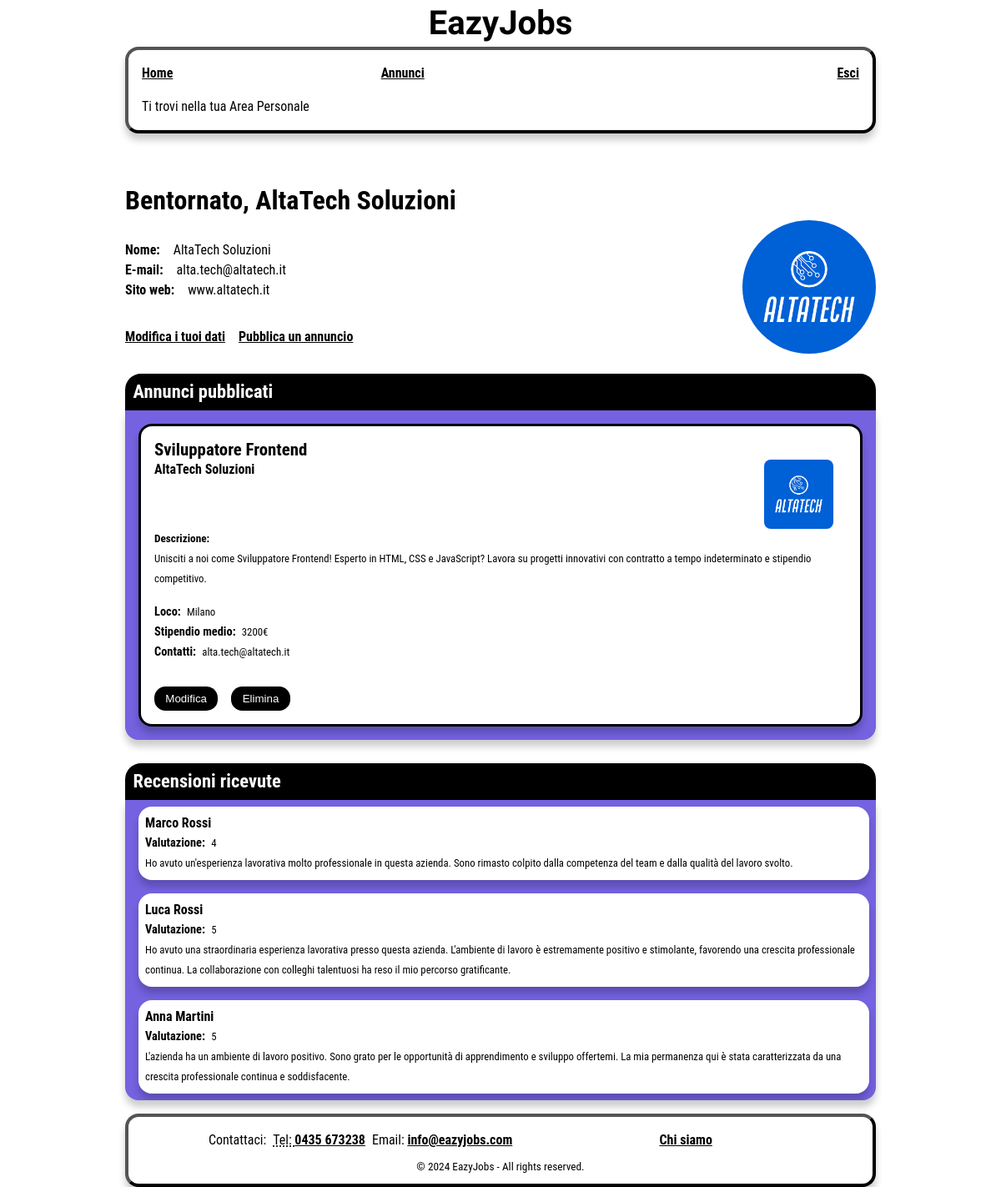
/EazyJobs/Admin.php (signed in), run on an earlier commit of the app's database.
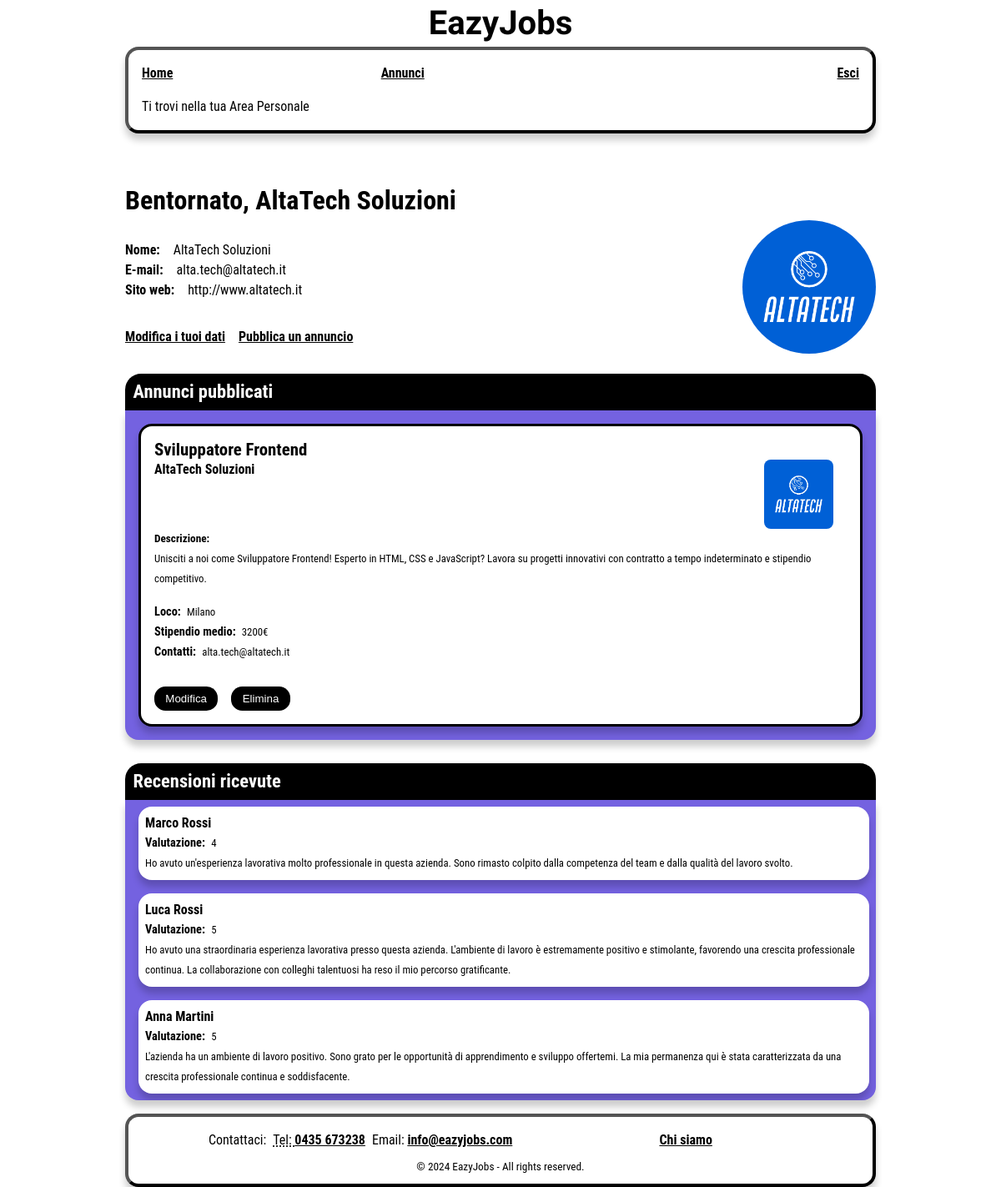
And on a later commit of the database.
### tables this page shows
CREATE TABLE IF NOT EXISTS aziende
(
    id int NOT NULL AUTO_INCREMENT,
    email character varying(60) UNIQUE NOT NULL,
    password character varying(100) NOT NULL,
	nome character varying(60) NOT NULL,
	sito character varying(50) NOT NULL,
	fondazione integer NOT NULL,
	dipendenti integer NOT NULL,
	fatturato integer NOT NULL,
	sede character varying(60) NOT NULL,
	settore character varying(60) NOT NULL,
	`desc` character varying (500) NOT NULL,
    logo_path character varying(90),
    PRIMARY KEY (id)
);

CREATE TABLE IF NOT EXISTS annunci
(
    id int NOT NULL AUTO_INCREMENT,
    titolo character varying(60) NOT NULL,
	locazione character varying(60) NOT NULL,
	data_pub datetime NOT NULL,
	settore character varying(60) NOT NULL,
	remoto boolean NOT NULL,
    presenza boolean NOT NULL,
	contratto character varying(60) NOT NULL,
    `desc_breve` character varying(200) NOT NULL,
	`desc_completa` character varying(500) NOT NULL,
    livello_istruzione character varying(90) NOT NULL,
	esperienza integer NOT NULL,
    stipendio decimal NOT NULL,
    azienda_id int NOT NULL,
    PRIMARY KEY (id),
	FOREIGN KEY (azienda_id)
    REFERENCES aziende (id)
    ON UPDATE CASCADE
    ON DELETE CASCADE
);

CREATE TABLE IF NOT EXISTS valutazioni
(
    utenti_id int NOT NULL,
    aziende_id int NOT NULL,
    commento character varying(300),
    voto integer NOT NULL CHECK (voto > 0 AND voto <=5),
    PRIMARY KEY (aziende_id, utenti_id),
	FOREIGN KEY (utenti_id)
    REFERENCES utenti (id)
    ON UPDATE CASCADE
    ON DELETE CASCADE,
	FOREIGN KEY(aziende_id)
    REFERENCES aziende(id)
    ON UPDATE CASCADE
    ON DELETE CASCADE
);

CREATE TABLE IF NOT EXISTS utenti
(
    id int NOT NULL AUTO_INCREMENT,
    email character varying(60) UNIQUE NOT NULL,
    password character varying(60) NOT NULL,
	nome character varying(60) NOT NULL,
    cv_path character varying(90),
    PRIMARY KEY (id)
);

### EazyJobs/models/azienda.php (called while the page is built, shortened)
<?php
  class Azienda {
    private $conn;
    private $table = 'aziende';
    public function __construct($db) {
      $this->conn = $db;
    }
    public function getById($aziendaId) {
      $query = 'SELECT * FROM ' . $this->table . ' WHERE id = :aziendaId';
      $stmt = $this->conn->prepare($query);
      $stmt->bindParam(':aziendaId', $aziendaId);
      $stmt->execute();
      return $stmt;
    }
}

### EazyJobs/models/annuncio.php (called while the page is built, shortened)
<?php
class Annuncio
{
  private $conn;
  public function __construct($db)
  {
    $this->conn = $db;
  }
  public function getAllbyId($aziendaId)
  {
    $query = 'SELECT
      annunci.id AS annuncio_id,
      annunci.*, aziende.*
      FROM annunci
      INNER JOIN aziende ON annunci.azienda_id = aziende.id
      WHERE annunci.azienda_id = :aziendaId
      ORDER BY annunci.id DESC
      ';
    $stmt = $this->conn->prepare($query);
    $stmt->bindParam(':aziendaId', $aziendaId);
    $stmt->execute();
    return $stmt;
  }
}

### EazyJobs/models/valutazione.php (called while the page is built, shortened)
<?php
  class Valutazione {
    private $conn;
    public function __construct($db) {
      $this->conn = $db;
    }
    public function getAll_byAziendaId($aziendaId) {
        $query = 'SELECT valutazioni.*, utenti.nome AS nome
        FROM valutazioni
        INNER JOIN utenti ON valutazioni.utenti_id = utenti.id
        WHERE valutazioni.aziende_id = :aziendaId';
        $stmt = $this->conn->prepare($query);
        $stmt->bindParam(':aziendaId', $aziendaId);
        $stmt->execute();
        return $stmt;
      }
}

### EazyJobs/Admin.php (the view, shortened to what this page needs)
<?php
  if (isset($_SESSION['admin_id'])) {
      include_once './models/azienda.php';
      include_once './models/valutazione.php';
      include_once './models/annuncio.php';
      $database = new Database();
      $db = $database->connect();
      $azienda = new Azienda($db);
      $aziendaId = $_SESSION['admin_id'];
      $result = $azienda->getById($aziendaId);
      $num = $result->rowCount();
      if($num > 0) {
      $aziendaName = "";
      $str_azienda = "";
      $str_logo = "";
      while ($row = $result->fetch(PDO::FETCH_ASSOC)) {
          extract($row);
          $aziendaName = $nome;
          $str_azienda .= '
                <dt>Nome: </dt>
                <dd>' . $nome . '</dd>
                <dt><span lang="en">E-mail</span>:</dt>
                <dd>' . $email . '</dd>
                <dt>Sito <span lang="en">web</span>:</dt>
                <dd>' . $sito . '</dd>';
          $str_logo = "<img id='foto-profilo' src='./assets/logos/" . $aziendaId . "_logo.png' alt='Logo azienda " . $nome ."'>";
        }
      }
      $annuncio = new Annuncio($db);
      $result = $annuncio->getAllbyId($aziendaId);
      $num = $result->rowCount();
      $str_annunci = "";
      $str_candidati= "";
      if($num > 0) {
        while ($row = $result->fetch(PDO::FETCH_ASSOC)) {
            extract($row);
            if ($annuncio_id != null) {
                $candidato = new Candidato($db);
                $result = $candidato->getAllFromAnnuncioID($annuncio_id);
            }
            $str_annunci .=
                "<li id='annuncio-" . $annuncio_id . "'>\n" .
                "<h3>" . $titolo . "</h3>\n" .
                "<div class='header-annunci'>\n" .
                "<h4>" . $nome . "</h4>\n" .
                "<img src='./assets/logos/". $azienda_id ."_logo.png' alt='Logo azienda " . $nome ."'>" .
                "</div>\n" .
                "<h5>Descrizione:</h5>\n" .
                "<p>" . $desc_breve . "</p>\n" .
                "<dl class='job-info'>\n" .
                "<dt>Loco:</dt><dd>" . $locazione . "</dd>\n" .
                "<dt>Stipendio medio:</dt><dd>" . $stipendio . "€</dd>\n" .
                "<dt>Contatti:</dt><dd>" . $email . "</dd>\n" .
                "</dl>\n" ;
               $str_annunci .= "<ul class='azioni-aggiuntive'>" .
                "<li><button class='bottone-modifica' aria-label=\"Modifica l'annuncio " . $titolo . "\" data-id='" . $annuncio_id . "'>Modifica</button></li>\n" .
                "<li><button class='bottone-elimina' aria-label=\"Elimina l'annuncio " . $titolo . "\" data-id='" . $annuncio_id . "'>Elimina</button></li>\n";
                $str_annunci .="</li>\n";
        }
      } else {
            $str_annunci = '<li class="nessun-trovato">(!) Nessun annuncio trovato</li>';
      }
      $valutazione = new Valutazione($db);
      $result = $valutazione->getAll_byAziendaId($aziendaId);
      $num = $result->rowCount();
      if($num > 0) {
        $str_valutazioni = "";
        while ($row = $result->fetch(PDO::FETCH_ASSOC)) {
            extract($row);
            $str_valutazioni .=
                "<li>\n" .
                "<h3>" . $nome . "</h3>\n" .
                "<div class='valutazione'>\n" .
                "<h4>Valutazione:</h4><p>" . $voto . "</p>\n" .
                "</div>\n" .
                "<p>" . $commento . "</p>\n" .
                "</li>\n";
        }
      } else {
            $str_valutazioni = '<li class="nessun-trovato">(!) Nessuna recensione trovata</li>';
      }
  $nomefile = "./templates/Admin.html";
  $contenuto = file_get_contents($nomefile);
  $contenuto = str_replace("nome-placeholder", strval($aziendaName), $contenuto);
  $contenuto = str_replace("", $str_logo, $contenuto);
  $contenuto = str_replace("", $str_azienda, $contenuto);
  $contenuto = str_replace("", $str_annunci, $contenuto);
  $contenuto = str_replace("", $str_valutazioni, $contenuto);
  $contenuto = str_replace("", $str_candidati, $contenuto);
  echo $contenuto;
}
?>

### EazyJobs/style/style_mini.css (style rules this page uses)
main { width: 90%; margin-top: 0; }
header { display: flex; flex-direction: row; align-items: center; overflow: visible; justify-content: space-between; background-color: var(--headerBgColor); width: 100%; max-height: 20vh; margin-bottom: 0; }
header .header-logo h1 { font-size: 2em; }
#navigazione { border-radius: 0; box-shadow: none; max-width: 100%; padding: 0; border-radius: 1em; }
#breadcrumb { border-radius: 1em; }
#menu, #menu.showing { max-height: 80vh; transition: max-height 0.25s linear; overflow: hidden; }
#menu.hiding { max-height: 0vh; transition: none; }
#menu ul { flex-direction: column; }
#menu ul li:nth-child(3) { display: none; }
#menu ul li { border-top: 2px solid var(--headerBgColor); text-align: center; font-size: 2em; height: 2em; line-height: 2em; }
#menu ul li a { display: block; background-color: var(--headerTxtColor); color: var(--headerBgColor); border-radius: 0.4em; height: inherit; }
#primoContenuto { display: contents; }
.listaAnnunci { width: 100%; display: flex; flex-direction: column; overflow-x: auto; max-height: 50vh; list-style-type: none; }
.header-annunci { display: flex; flex-direction: row; align-items: start; white-space: nowrap; overflow: hidden; }
.header-annunci h4 { margin: 0; }
ul.azioni-aggiuntive { list-style-type: none; display: flex; }
ul.azioni-aggiuntive li { max-width: fit-content; margin: 0; }
#admin-main { width: 90%; }
#dati-admin { margin-left: 1em; }
img#foto-profilo { margin-top: 1em; }
#admin-main .header-annunci h4 { margin: 0; }
#admin-main section > div { min-height: 44px; padding: 0 0.5em; border-radius: 1em 1em 0 0; }
#admin-main section div.showing { border-radius: 1em 1em 0 0; }
#admin-main section > div > h3 { float: left; margin: 0.4em 0 0.4em; }
#admin-main section > ul, #admin-main section ul.showing { height: fit-content; }
footer { border-radius: 0; box-shadow: none; max-width: 100%; }
#footer ul > li:nth-child(2) { display: none; }
ul #contattaci { padding: 0; }

### EazyJobs/style/print.css (style rules this page uses)
* { margin: 0; padding: 0; }
html { font-family: 'Times New Roman', Times, serif; font-size: 12pt; margin: auto; }
body { width: 100%; margin: 0 auto; padding: 0; background-color: #FFFFFF; }
header h1 { font-size: 25pt; font-family: 'Climate Crisis', sans-serif; font-family: 'Syncopate', sans-serif; text-align: center; margin-top: 2pt; }
#menu { display: none; }
#navigazione { border-radius: 0; box-shadow: none; }
#breadcrumb { padding: 0.5em 0 0.5em 0; margin-top: 0.5em; border-top: 1pt solid #000; border-bottom: 1pt solid #000; font-weight: bold; }
main { margin-left: 0em; width: 100%; padding: 0.3em 0em 0.5em 0em; box-shadow: none; }
a { text-decoration: none; color: #000000; }
input[type="submit"], button { display: none; }
.header-annunci img, .header-aziende img { width: 1.5cm; margin-top: 2pt; }
.azioni-aggiuntive, .bottone-annunci { display: none; }
#admin-links { display: none; }
#user-main > section > ul > li, #admin-main > section > ul > li { margin-top: 5pt; padding: 5pt; border: 1pt solid #000; border-radius: 5pt; page-break-inside: avoid; }
#user-main dt, #admin-main dt { float: left; clear: none; margin-right: 5pt; }
#user-main section > div > h3, #admin-main section > div > h3 { font-size: 16pt; margin-top: 10pt; }
#user-main section h4, #admin-main section h4, #user-main section h5, #admin-main section h5 { font-size: 12.5pt; }
#user-recensioni li .valutazione h4, #admin-recensioni li .valutazione h4 { font-size: 11.5pt; float: left; clear: none; margin-right: 5pt; }
#user-recensioni li > p, #admin-recensioni li > p { margin-top: 4pt; }
footer { position: fixed; bottom: 0; width: 100%; text-align: center; font-size: 10pt; font-style: italic; padding-top: 10pt; border-top: 1pt solid #000; border-radius: 0; box-shadow: none; }
#footer > ul > li:last-child { display: none; }
#footer ul li { display: inline; }
#footer ul { display: flex; justify-content: space-around; gap: 12pt; }
ul#contattaci { margin-bottom: 7pt; }

What changed in the data, as far as the page shows it:
changed aziende "AltaTech Soluzioni": sito "www.altatech.it" → "http://www.altatech.it"
